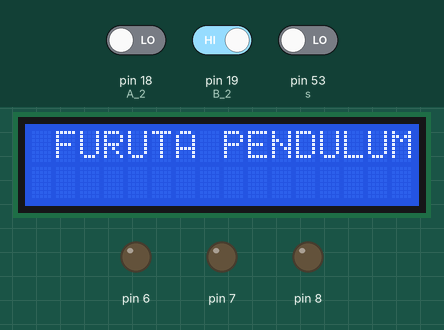
Simulated run of this sketch. Board: Arduino Mega 2560, built with avr-gcc and run on an emulated ATmega2560. On the bench: 16×2 character LCD, output pins drawn as LEDs (lit = HIGH). Inputs (shaded band) come from the test bench; at power-on: pin 53 (s) LOW, pin 18 (A_2) LOW, pin 19 (B_2) HIGH.

Above: at 3.1 s.
5.8 s: pin 53 (s) driven HIGH
At 6.4 s:
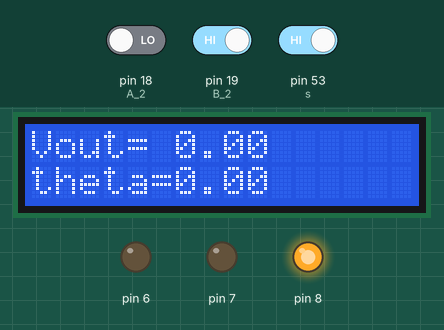
7.3 s: pin 18 (A_2) driven HIGH
At 8.4 s:
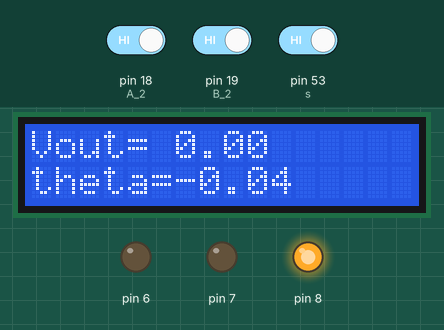
8.8 s: pin 19 (B_2) driven LOW
At 10.0 s:
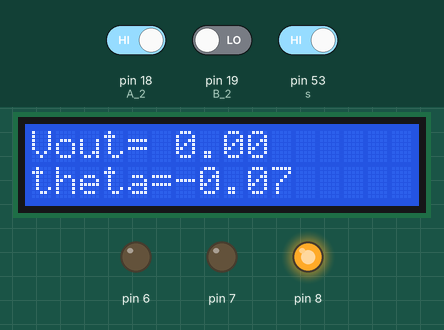
10.3 s: pin 18 (A_2) driven LOW
At 10.7 s:
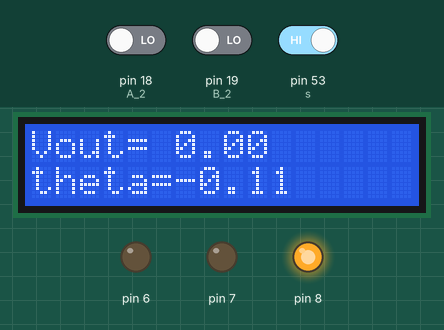
11.8 s: pin 19 (B_2) driven HIGH
At 12.5 s:
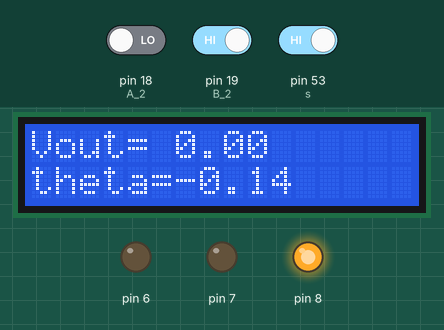
13.3 s: pin 53 (s) driven LOW
At 14.1 s:
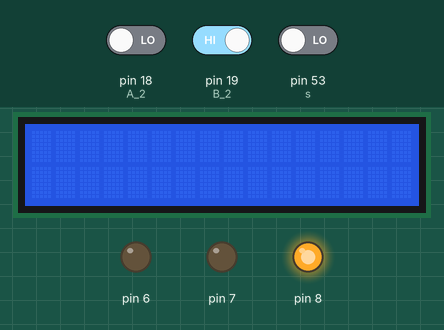
Timing chart, 0 to 15.8 s (numbered marks = the images above; inputs shaded):
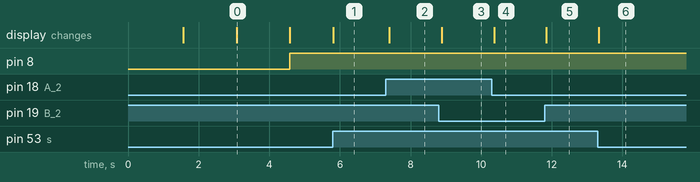

The sketch:

control_lib_lcd_opto.pde
```cpp
/* Rotary Inverted Pendulum PID controller
  using PID library*/
  /*P=0.6kcr
    I=0.5Pcr
    D=0.125Pcr*/

#include <PID_v1.h>
#include <stdio.h>
#include <LiquidCrystal.h>
LiquidCrystal lcd(48, 49, 45, 44, 43, 42);
int A_2=18; /*encoder channel A*/
int B_2=19;/*encoder channel B*/
#define s 53/*switch (just to say to arduino
            that execute the program if switch is turned on)*/
volatile double count_2 = 0.0; /*variable to store encoder pulses*/
double Input,Output;
double Setpoint=180.0;
PID Furuta(&Input,&Output,&Setpoint,60.0,0.0,0.0,DIRECT);

void setup()
{//Serial.begin (9600);
  /*channels A and B as inputs*/
  pinMode(A_2, INPUT);
  pinMode(B_2, INPUT);
  //pinMode(13,OUTPUT);
  /*pins to H-bridge as outputs*/
  DDRH=DDRH|B00111000;//PH5=D PH4=B PH3=P
  TCCR4A|=(1<<COM4A1)|(1<<WGM40);
  TCCR4B|=(1<<CS41)|(1<<CS40);
 /*for the switch and LED*/
  pinMode(s,INPUT);
  /*to read encoder*/
  attachInterrupt(5, doA2, CHANGE);
  attachInterrupt(4, doB2, CHANGE);
  Furuta.SetMode(AUTOMATIC);
  Furuta.SetOutputLimits(-255.0,255.0);
  Furuta.SetSampleTime(1);
  Furuta.SetControllerDirection(DIRECT);
  //Setpoint=180.0;
  lcd.begin(16,2);
  message();
 //Serial.println("START READING");
}
void loop()
{if (digitalRead(s)==HIGH)
{     /*variable to convert pulses to mechanical degrees*/
   Input= count_2*(360.0/10000.0);/* 10000.0=2500*4
                                        (2500 counts per revolution
                                        encoder resolution)*/
 //Furuta.Compute();

 if (Input<Setpoint && Input>=160.0)
  {
    Furuta.Compute();
    motor_CW ();/* motor spins clockwise direction*/
  //
OCR4A=255.0-Output;
  }
  else if (Input>Setpoint && Input<=200.0)
  {  //digitalWrite(13,HIGH);
    Furuta.Compute();
    //digitalWrite(13,LOW);
      motor_CCW ();/*motor spins counter-clockwise direction*/

      if(Output<0)
      {Output=Output*(-1.0);
      OCR4A=255.0-Output;
      }else
        {OCR4A=255.0-Output;
        }
    }
    else if(Input==Setpoint){
    motorStop ();
    }
  else
  {
    motorStop ();
  }lcd.clear();lcd_prints();
  //serialData();

}else{motorStop();lcd.clear();}
}

void doA2(){
  // look for a low-to-high on channel A
  if (digitalRead(A_2) == HIGH) {
    // check channel B to see which way encoder is turning
    if (digitalRead(B_2) == LOW) {
      count_2 = count_2 + 1;         // CW
    }
    else {
      count_2 = count_2 - 1;         // CCW
    }
  }
  else   // must be a high-to-low edge on channel A
  {
    // check channel B to see which way encoder is turning
    if (digitalRead(B_2) == HIGH) {
      count_2 = count_2 + 1;          // CW
    }
    else {
      count_2 = count_2 - 1;          // CCW
    }
  }

}
void doB2(){
  // look for a low-to-high on channel B
  if (digitalRead(B_2) == HIGH) {
   // check channel A to see which way encoder is turning
    if (digitalRead(A_2) == HIGH) {
      count_2 = count_2 + 1;         // CW
    }
    else {
      count_2 = count_2 - 1;         // CCW
    }
  }
  // Look for a high-to-low on channel B
  else {
    // check channel B to see which way encoder is turning
    if (digitalRead(A_2) == LOW) {
      count_2 = count_2 + 1;          // CW
    }
    else {
      count_2 = count_2 - 1;          // CCW
    }
  }
}
void motor_CCW()
{
	PORTH=0x10;
}
void motor_CW()
{
	PORTH=0x30;
}
void motorStop()
{
	PORTH=0x28;
}
/*void serialData()
{
  Serial.print("count2=");
  Serial.print(count_2);
  Serial.print(", Input = ");
  Serial.print(Input);
  Serial.print(", Output=");
  Serial.print(Output);
  Serial.println();
}*/
void lcd_prints()
{
  lcd.setCursor(0,0);
  lcd.print("Vout=");
  lcd.setCursor(0,1);
  lcd.print("theta=");
  lcd.setCursor(6, 0);
  lcd.print(Output);
  lcd.setCursor(6,1);
  lcd.print(Input);
  delay(100);
}
void message()
{
  lcd.setCursor(2,0);
  lcd.print("WELLCOME TO");
  delay(1500);
  lcd.clear();
  lcd.setCursor(1,1);
  lcd.print("CONTROL LAB OF");
  delay(1500);
  lcd.clear();
  lcd.setCursor(1,0);
  lcd.print("FURUTA PENDULUM");
  delay(1500);

}
```

Measured:
- after the input at 5.8 s, the display: changes at once (image 1)
- after the input at 7.3 s, the display: changes after 0.10 s (image 2)
- after the input at 8.8 s, the display: changes after 0.08 s (image 3)
- after the input at 10.3 s, the display: changes after 0.07 s (image 4)
- after the input at 11.8 s, the display: changes after 0.05 s (image 5)
- after the input at 13.3 s, the display: changes at once (image 6)
- what the display in image 0 shows lasts 1.5 s, from 3.1 s to 4.6 s
